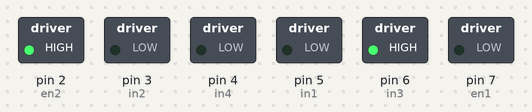
This sketch was run on a simulated Arduino Uno, built with avr-gcc and run on an emulated ATmega328P. On the bench: switched loads named in the sketch (green lamp = pin HIGH). What the sketch prints to the serial monitor is not drawn.

Above: at 0.1 s.
Timing chart, 0 to 1.6 s (numbered marks = the images above):
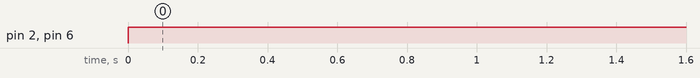

Measured:
- by itself, pin 2 (en2), pin 6 (in3): LOW → HIGH at 0.00 s

The sketch:

line_follower.ino
```cpp
int en1=7;
int en2=2;
int in1=5;
int in2=3;
int in3=6;
int in4=4;

void setup() {
pinMode(en1,OUTPUT);
pinMode(en2,OUTPUT);
pinMode(in1,OUTPUT);
pinMode(in2,OUTPUT);
pinMode(in3,OUTPUT);
pinMode(in4,OUTPUT);
Serial.begin(9600);
}
void loop() {
/*analogWrite(en1,1000);
digitalWrite(in1,HIGH);
digitalWrite(in2,LOW);
analogWrite(en2,1000);
digitalWrite(in3,HIGH);
digitalWrite(in4,LOW);
Serial.println("maju");
delay(5000);*/
analogWrite(en1,0);
digitalWrite(in1,LOW);
digitalWrite(in2,LOW);
analogWrite(en2,255);
digitalWrite(in3,HIGH);
digitalWrite(in4,LOW);
Serial.println("mati");
delay(5000);
/*analogWrite(en1,255);
digitalWrite(in1,LOW);
digitalWrite(in2,HIGH);   //in2 mendapat tegangan positif
//jika in1 tidak dapat tegangan dan in2 dapat tegangan,maka motor bergerak mundur
analogWrite(en2,255);     //kecepatan motor en2=255
digitalWrite(in3,LOW);    //in3 tidak dapat tegangan/negatif
digitalWrite(in4,HIGH);   //in4 mendapat tegangan positif
//jika in3 tidak dapat tegangan dan in4 dapat tegangan,maka motor bergerak mundur
Serial.println("mundur"); //menampilkan di serial monitor bahwa motor bergerak mundur
delay(5000);*/
}
```
